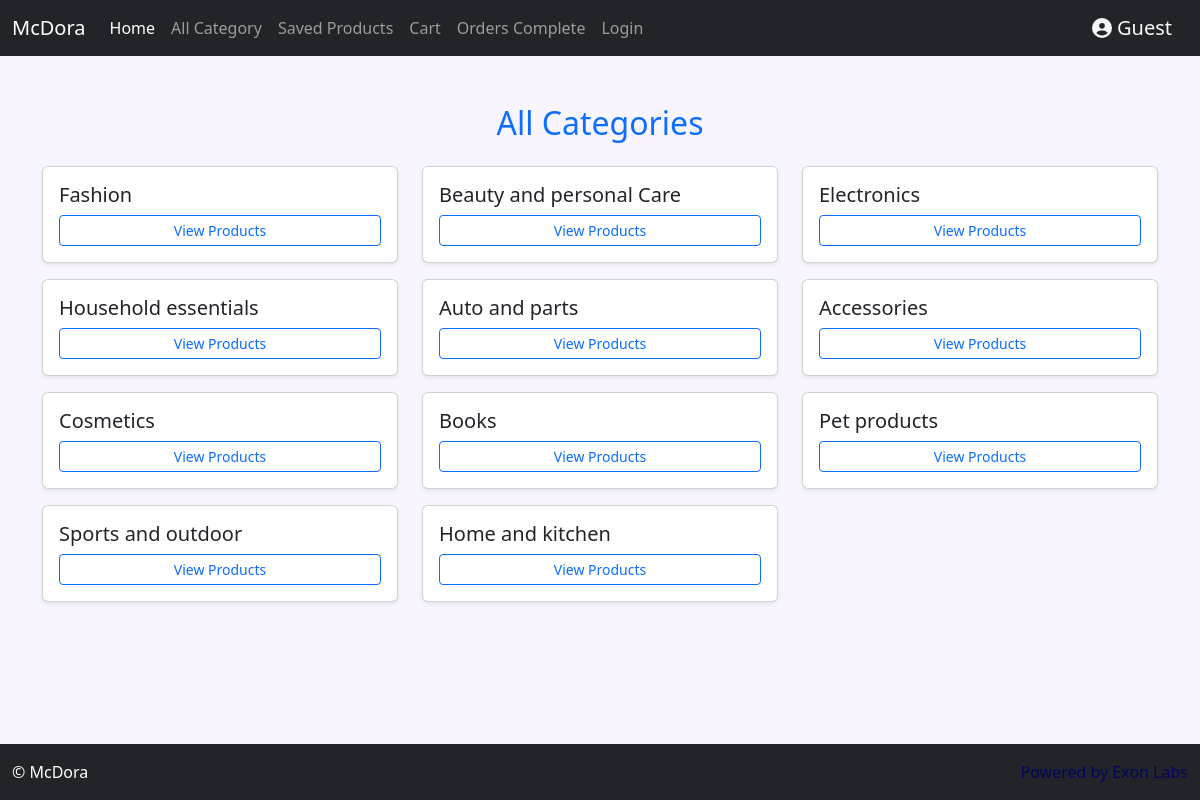
The page /all_category/ on the database its author committed.
### store/models.py (models this page shows, shortened)
class Category(models.Model):
    name = models.CharField(max_length=100, null=True)
    date_created = models.DateTimeField(auto_now_add=True, null=True)

### store/views.py (the view)
# urls.py: path('all_category/', views.all_category, name='all_category'),
def all_category(request):
    categories = Category.objects.all()
    context = {'categories': categories}
    return render(request, 'all_category.html', context)

### store/templates/all_category.html (shortened to what this page needs)
{% extends 'base.html' %}
{% block content %}
<div class="container mt-5">
    <h2 class="text-center text-primary mb-4">All Categories</h2>
    <div class="row">
        {% for category in categories %}
            <div class="col-md-4 mb-3">
                <div class="card shadow-sm p-3">
                    <h5 class="card-title">{{ category.name }}</h5>
                    <a href="{% url 'category_detail' id=category.id %}" class="btn btn-outline-primary btn-sm">View Products</a>
                </div>
            </div>
        {% empty %}
            <p class="text-muted text-center">No categories found.</p>
        {% endfor %}
    </div>
</div>
{% endblock %}

### rows shown on the page
Category: name "Fashion"
Category: name "Beauty and personal Care"
Category: name "Electronics"
Category: name "Household essentials"
Category: name "Auto and parts"
Category: name "Accessories"
Category: name "Cosmetics"
Category: name "Books"
Category: name "Pet products"
Category: name "Sports and outdoor"
Category: name "Home and kitchen"
